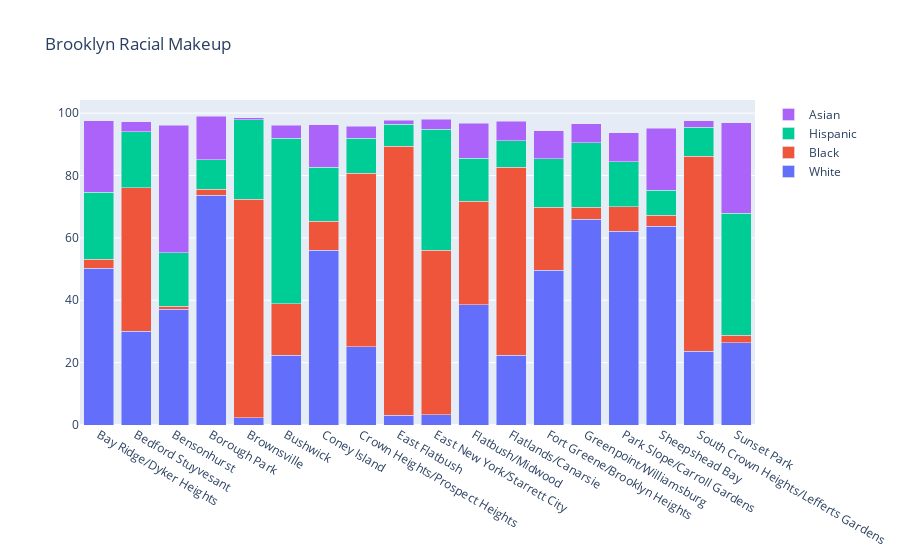

This figure's notebook cell:
### Code cell
import plotly.graph_objects as go

x=brooklyn['Name']
fig = go.Figure(go.Bar(x=x, y=brooklyn.iloc[:,11], name='White'))
fig.add_trace(go.Bar(x=x, y=brooklyn.iloc[:,9], name='Black'))
fig.add_trace(go.Bar(x=x, y=brooklyn.iloc[:,10], name='Hispanic'))
fig.add_trace(go.Bar(x=x, y=brooklyn.iloc[:,8], name='Asian'))
fig.update_layout(title="Brooklyn Racial Makeup")

fig.update_layout(barmode='stack', xaxis={'categoryorder':'array', 'categoryarray':['d','a','c','b']})
fig.show()

### Figure 1 — Plotly figure (JSON) as saved in the notebook; plotly's stock layout.template omitted (floating-point values rounded to 4 significant figures)
{"data": [{"name": "White", "type": "bar", "x": ["Bay Ridge/Dyker Heights", "Bedford Stuyvesant", "Bensonhurst", "Borough Park", "Brownsville", "Bushwick", "Coney Island", "Crown Heights/Prospect Heights", "East Flatbush", "East New York/Starrett City", "Flatbush/Midwood", "Flatlands/Canarsie", "Fort Greene/Brooklyn Heights", "Greenpoint/Williamsburg", "Park Slope/Carroll Gardens", "Sheepshead Bay", "South Crown Heights/Lefferts Gardens", "Sunset Park"], "y": ["50.2%", "30.1%", "37.1%", "73.6%", "2.4%", "22.4%", "56.0%", "25.1%", "3.1%", "3.3%", "38.6%", "22.3%", "49.6%", "65.9%", "62.2%", "63.7%", "23.6%", "26.4%"]}, {"name": "Black", "type": "bar", "x": ["Bay Ridge/Dyker Heights", "Bedford Stuyvesant", "Bensonhurst", "Borough Park", "Brownsville", "Bushwick", "Coney Island", "Crown Heights/Prospect Heights", "East Flatbush", "East New York/Starrett City", "Flatbush/Midwood", "Flatlands/Canarsie", "Fort Greene/Brooklyn Heights", "Greenpoint/Williamsburg", "Park Slope/Carroll Gardens", "Sheepshead Bay", "South Crown Heights/Lefferts Gardens", "Sunset Park"], "y": ["2.9%", "46.0%", "1.0%", "2.0%", "70.0%", "16.4%", "9.3%", "55.6%", "86.3%", "52.8%", "33.1%", "60.4%", "20.2%", "3.9%", "7.8%", "3.6%", "62.6%", "2.4%"]}, {"name": "Hispanic", "type": "bar", "x": ["Bay Ridge/Dyker Heights", "Bedford Stuyvesant", "Bensonhurst", "Borough Park", "Brownsville", "Bushwick", "Coney Island", "Crown Heights/Prospect Heights", "East Flatbush", "East New York/Starrett City", "Flatbush/Midwood", "Flatlands/Canarsie", "Fort Greene/Brooklyn Heights", "Greenpoint/Williamsburg", "Park Slope/Carroll Gardens", "Sheepshead Bay", "South Crown Heights/Lefferts Gardens", "Sunset Park"], "y": ["21.6%", "17.9%", "17.1%", "9.4%", "25.5%", "53.1%", "17.4%", "11.2%", "7.1%", "38.8%", "13.9%", "8.5%", "15.6%", "20.7%", "14.4%", "8.0%", "9.3%", "39.1%"]}, {"name": "Asian", "type": "bar", "x": ["Bay Ridge/Dyker Heights", "Bedford Stuyvesant", "Bensonhurst", "Borough Park", "Brownsville", "Bushwick", "Coney Island", "Crown Heights/Prospect Heights", "East Flatbush", "East New York/Starrett City", "Flatbush/Midwood", "Flatlands/Canarsie", "Fort Greene/Brooklyn Heights", "Greenpoint/Williamsburg", "Park Slope/Carroll Gardens", "Sheepshead Bay", "South Crown Heights/Lefferts Gardens", "Sunset Park"], "y": ["22.9%", "3.2%", "40.9%", "14.0%", "0.7%", "4.2%", "13.6%", "3.9%", "1.2%", "3.2%", "11.1%", "6.2%", "8.9%", "6.1%", "9.3%", "19.8%", "2.0%", "29.0%"]}], "layout": {"barmode": "stack", "title": {"text": "Brooklyn Racial Makeup"}, "xaxis": {"categoryarray": ["d", "a", "c", "b"], "categoryorder": "array"}}}
